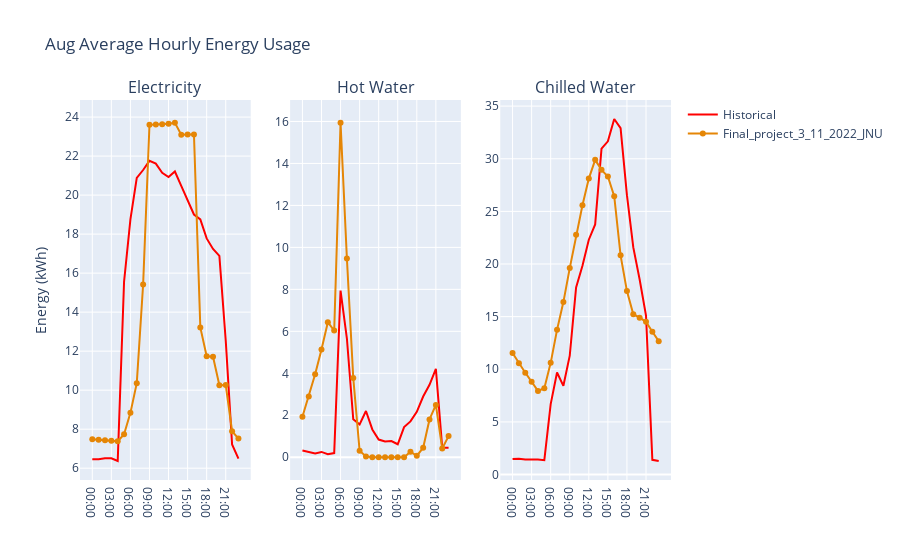

Notebook source saved alongside this figure:
### Code cell
c.plot_datasets_monthly_by_hour(8, "Aug")

### Figure 1 — Plotly figure (JSON) as saved in the notebook; plotly's stock layout.template omitted (floating-point values rounded to 4 significant figures)
{"data": [{"legendgroup": "Months", "line": {"color": "red"}, "mode": "lines", "name": "Historical", "showlegend": true, "type": "scatter", "x": ["00:00", "01:00", "02:00", "03:00", "04:00", "05:00", "06:00", "07:00", "08:00", "09:00", "10:00", "11:00", "12:00", "13:00", "14:00", "15:00", "16:00", "17:00", "18:00", "19:00", "20:00", "21:00", "22:00", "23:00"], "xaxis": "x", "y": [6.464, 6.455, 6.507, 6.507, 6.369, 15.56, 18.76, 20.89, 21.29, 21.76, 21.62, 21.15, 20.92, 21.21, 20.48, 19.75, 19.01, 18.75, 17.78, 17.24, 16.89, 12.54, 7.221, 6.491], "yaxis": "y"}, {"legendgroup": "Months", "line": {"color": "red"}, "mode": "lines", "name": "Historical", "showlegend": false, "type": "scatter", "x": ["00:00", "01:00", "02:00", "03:00", "04:00", "05:00", "06:00", "07:00", "08:00", "09:00", "10:00", "11:00", "12:00", "13:00", "14:00", "15:00", "16:00", "17:00", "18:00", "19:00", "20:00", "21:00", "22:00", "23:00"], "xaxis": "x2", "y": [0.3169, 0.2558, 0.1845, 0.2534, 0.1478, 0.2004, 7.945, 5.656, 1.813, 1.561, 2.203, 1.325, 0.8441, 0.7512, 0.7685, 0.6195, 1.436, 1.709, 2.161, 2.895, 3.454, 4.214, 0.4565, 0.4482], "yaxis": "y2"}, {"legendgroup": "Months", "line": {"color": "red"}, "mode": "lines", "name": "Historical", "showlegend": false, "type": "scatter", "x": ["00:00", "01:00", "02:00", "03:00", "04:00", "05:00", "06:00", "07:00", "08:00", "09:00", "10:00", "11:00", "12:00", "13:00", "14:00", "15:00", "16:00", "17:00", "18:00", "19:00", "20:00", "21:00", "22:00", "23:00"], "xaxis": "x3", "y": [1.465, 1.51, 1.426, 1.451, 1.423, 1.364, 6.685, 9.691, 8.428, 11.3, 17.77, 19.84, 22.31, 23.76, 30.96, 31.66, 33.78, 32.91, 26.54, 21.57, 18.53, 15.1, 1.397, 1.286], "yaxis": "y3"}, {"legendgroup": "Months", "line": {"color": "rgb(229, 134, 6)"}, "mode": "lines+markers", "name": "Final_project_3_11_2022_JNU", "showlegend": true, "type": "scatter", "x": ["00:00", "01:00", "02:00", "03:00", "04:00", "05:00", "06:00", "07:00", "08:00", "09:00", "10:00", "11:00", "12:00", "13:00", "14:00", "15:00", "16:00", "17:00", "18:00", "19:00", "20:00", "21:00", "22:00", "23:00"], "xaxis": "x", "y": [7.485, 7.456, 7.431, 7.404, 7.377, 7.744, 8.838, 10.36, 15.42, 23.6, 23.61, 23.63, 23.66, 23.71, 23.09, 23.1, 23.11, 13.22, 11.74, 11.72, 10.26, 10.26, 7.894, 7.52], "yaxis": "y"}, {"legendgroup": "Months", "line": {"color": "rgb(229, 134, 6)"}, "mode": "lines+markers", "name": "Final_project_3_11_2022_JNU", "showlegend": false, "type": "scatter", "x": ["00:00", "01:00", "02:00", "03:00", "04:00", "05:00", "06:00", "07:00", "08:00", "09:00", "10:00", "11:00", "12:00", "13:00", "14:00", "15:00", "16:00", "17:00", "18:00", "19:00", "20:00", "21:00", "22:00", "23:00"], "xaxis": "x2", "y": [1.93, 2.895, 3.954, 5.132, 6.436, 6.035, 15.94, 9.468, 3.781, 0.3077, 0.04035, 0.0003854, 0, 0, 0, 0, 0, 0.2639, 0.06736, 0.4552, 1.802, 2.494, 0.4161, 1.007], "yaxis": "y2"}, {"legendgroup": "Months", "line": {"color": "rgb(229, 134, 6)"}, "mode": "lines+markers", "name": "Final_project_3_11_2022_JNU", "showlegend": false, "type": "scatter", "x": ["00:00", "01:00", "02:00", "03:00", "04:00", "05:00", "06:00", "07:00", "08:00", "09:00", "10:00", "11:00", "12:00", "13:00", "14:00", "15:00", "16:00", "17:00", "18:00", "19:00", "20:00", "21:00", "22:00", "23:00"], "xaxis": "x3", "y": [11.54, 10.58, 9.675, 8.819, 7.945, 8.201, 10.61, 13.74, 16.38, 19.62, 22.78, 25.58, 28.11, 29.9, 28.95, 28.32, 26.44, 20.83, 17.43, 15.23, 14.9, 14.51, 13.56, 12.67], "yaxis": "y3"}], "layout": {"annotations": [{"font": {"size": 16}, "showarrow": false, "text": "Electricity", "x": 0.1444, "xanchor": "center", "xref": "paper", "y": 1, "yanchor": "bottom", "yref": "paper"}, {"font": {"size": 16}, "showarrow": false, "text": "Hot Water", "x": 0.5, "xanchor": "center", "xref": "paper", "y": 1, "yanchor": "bottom", "yref": "paper"}, {"font": {"size": 16}, "showarrow": false, "text": "Chilled Water", "x": 0.8556, "xanchor": "center", "xref": "paper", "y": 1, "yanchor": "bottom", "yref": "paper"}], "title": {"text": "Aug Average Hourly Energy Usage"}, "xaxis": {"anchor": "y", "domain": [0, 0.2889]}, "xaxis2": {"anchor": "y2", "domain": [0.3556, 0.6444]}, "xaxis3": {"anchor": "y3", "domain": [0.7111, 1]}, "yaxis": {"anchor": "x", "domain": [0, 1], "title": {"text": "Energy (kWh)"}}, "yaxis2": {"anchor": "x2", "domain": [0, 1]}, "yaxis3": {"anchor": "x3", "domain": [0, 1]}}}
